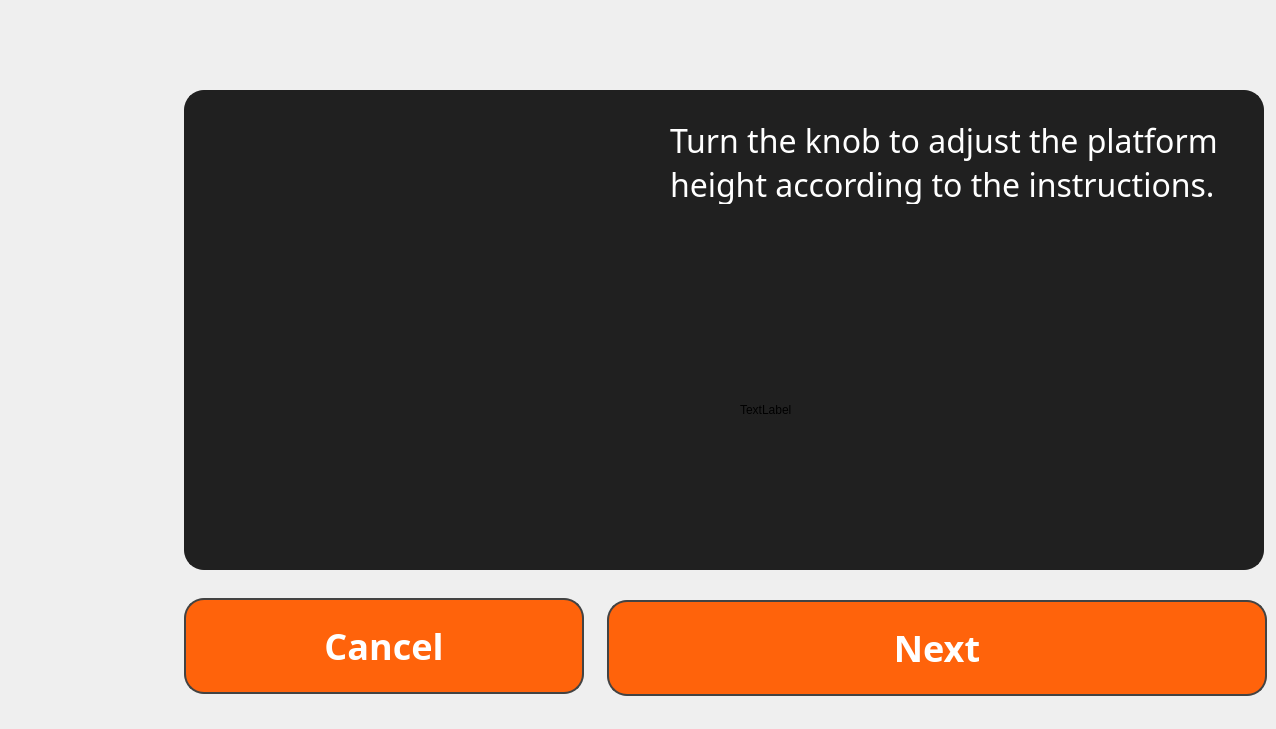
    <widget class="QWidget" name="page_PlatformCali_3">
     <widget class="QPushButton" name="pushButton_366">
      <property name="geometry">
       <rect>
        <x>0</x>
        <y>540</y>
        <width>160</width>
        <height>180</height>
       </rect>
      </property>
      <property name="styleSheet">
       <string notr="true">outline:none;image: url(:/image/AboutInactive.png);border:none;</string>
      </property>
      <property name="text">
       <string/>
      </property>
     </widget>
     <widget class="QPushButton" name="pushButton_367">
      <property name="geometry">
       <rect>
        <x>607</x>
        <y>600</y>
        <width>660</width>
        <height>96</height>
       </rect>
      </property>
      <property name="font">
       <font>
        <family>Barlow</family>
        <pointsize>-1</pointsize>
        <weight>75</weight>
        <bold>true</bold>
       </font>
      </property>
      <property name="styleSheet">
       <string notr="true">QPushButton{
	outline:none;border-radius: 20px;
	background-color: rgb(255, 99, 11);
	color: rgba(255, 255, 255, 255);
	font-size: 36px;
	text-align: center;
	font-family: Barlow;
	border: 2px solid rgba(67, 67, 67, 255);font-weight: bold;
	font-family:Barlow;
}

QPushButton::pressed{
	outline:none;border-radius: 20px;
	background-color: rgb(245, 166, 35);
	color: rgba(255, 255, 255, 255);
	font-size: 36px;
	text-align: center;
	font-family: Barlow;
	border: 2px solid rgba(67, 67, 67, 255);font-weight: bold;
	font-family:Barlow;
}

QPushButton::disabled{
	outline:none;border-radius: 20px;
	background-color: rgb(33, 35, 38);
	color: rgba(255, 255, 255, 255);
	font-size: 36px;
	text-align: center;
	font-family: Barlow;
	border: 2px solid rgba(67, 67, 67, 255);font-weight: bold;
	font-family:Barlow;
}</string>
      </property>
      <property name="text">
       <string>Next</string>
      </property>
     </widget>
     <widget class="QPushButton" name="pushButton_368">
      <property name="geometry">
       <rect>
        <x>0</x>
        <y>360</y>
        <width>160</width>
        <height>180</height>
       </rect>
      </property>
      <property name="styleSheet">
       <string notr="true">outline:none;image: url(:/image/ToolsActive(2).png);border:none;</string>
      </property>
      <property name="text">
       <string/>
      </property>
     </widget>
     <widget class="QPushButton" name="pushButton_369">
      <property name="geometry">
       <rect>
        <x>0</x>
        <y>180</y>
        <width>160</width>
        <height>180</height>
       </rect>
      </property>
      <property name="styleSheet">
       <string notr="true">outline:none;image: url(:/image/FilamentInactive.png);border:none;</string>
      </property>
      <property name="text">
       <string/>
      </property>
     </widget>
     <widget class="QPushButton" name="pushButton_370">
      <property name="geometry">
       <rect>
        <x>0</x>
        <y>0</y>
        <width>160</width>
        <height>180</height>
       </rect>
      </property>
      <property name="styleSheet">
       <string notr="true">outline:none;image: url(:/image/PrintInactive.png);border:none;</string>
      </property>
      <property name="text">
       <string/>
      </property>
     </widget>
     <widget class="QPushButton" name="pushButton_371">
      <property name="geometry">
       <rect>
        <x>184</x>
        <y>598</y>
        <width>400</width>
        <height>96</height>
       </rect>
      </property>
      <property name="font">
       <font>
        <family>Barlow</family>
        <pointsize>-1</pointsize>
        <weight>75</weight>
        <bold>true</bold>
       </font>
      </property>
      <property name="styleSheet">
       <string notr="true">QPushButton{
	outline:none;border-radius: 20px;
	background-color: rgb(255, 99, 11);
	color: rgba(255, 255, 255, 255);
	font-size: 36px;
	text-align: center;
	font-family: Barlow;
	border: 2px solid rgba(67, 67, 67, 255);font-weight: bold;
	font-family:Barlow;
}

QPushButton::pressed{
	outline:none;border-radius: 20px;
	background-color: rgb(245, 166, 35);
	color: rgba(255, 255, 255, 255);
	font-size: 36px;
	text-align: center;
	font-family: Barlow;
	border: 2px solid rgba(67, 67, 67, 255);font-weight: bold;
	font-family:Barlow;
}

QPushButton::disabled{
	outline:none;border-radius: 20px;
	background-color: rgb(33, 35, 38);
	color: rgba(255, 255, 255, 255);
	font-size: 36px;
	text-align: center;
	font-family: Barlow;
	border: 2px solid rgba(67, 67, 67, 255);font-weight: bold;
	font-family:Barlow;
}</string>
      </property>
      <property name="text">
       <string>Cancel</string>
      </property>
     </widget>
     <widget class="QLabel" name="label_250">
      <property name="geometry">
       <rect>
        <x>184</x>
        <y>90</y>
        <width>1080</width>
        <height>480</height>
       </rect>
      </property>
      <property name="styleSheet">
       <string notr="true">color: rgba(16, 16, 16, 255);
font-size: 28px;
text-align: left;
font-family: Roboto;
background-color: rgb(32, 32, 32);
border: 2px solid rgba(32, 32, 32, 255);
border-radius: 20px;</string>
      </property>
      <property name="text">
       <string>&lt;html&gt;&lt;head/&gt;&lt;body&gt;&lt;p align=&quot;right&quot;&gt;&lt;br/&gt;&lt;/p&gt;&lt;/body&gt;&lt;/html&gt;</string>
      </property>
     </widget>
     <widget class="QLabel" name="label_251">
      <property name="geometry">
       <rect>
        <x>670</x>
        <y>120</y>
        <width>574</width>
        <height>84</height>
       </rect>
      </property>
      <property name="styleSheet">
       <string notr="true">color: rgba(255, 255, 255, 255);
font-size: 32px;
text-align: center;
font-family: Barlow;
background-color: rgb(32, 32, 32);</string>
      </property>
      <property name="text">
       <string>Turn the knob to adjust the platform 
height according to the instructions.</string>
      </property>
     </widget>
     <widget class="QLabel" name="label_295">
      <property name="geometry">
       <rect>
        <x>195</x>
        <y>140</y>
        <width>380</width>
        <height>380</height>
       </rect>
      </property>
      <property name="styleSheet">
       <string notr="true">background-color: rgba(255, 255, 255, 0);
image: url(:/image/platform_2.png);</string>
      </property>
      <property name="text">
       <string/>
      </property>
     </widget>
     <widget class="JLTurnIndicator" name="labPlatformCalibrateP1">
      <property name="geometry">
       <rect>
        <x>740</x>
        <y>290</y>
        <width>360</width>
        <height>240</height>
       </rect>
      </property>
      <property name="text">
       <string>TextLabel</string>
      </property>
     </widget>
    </widget>
